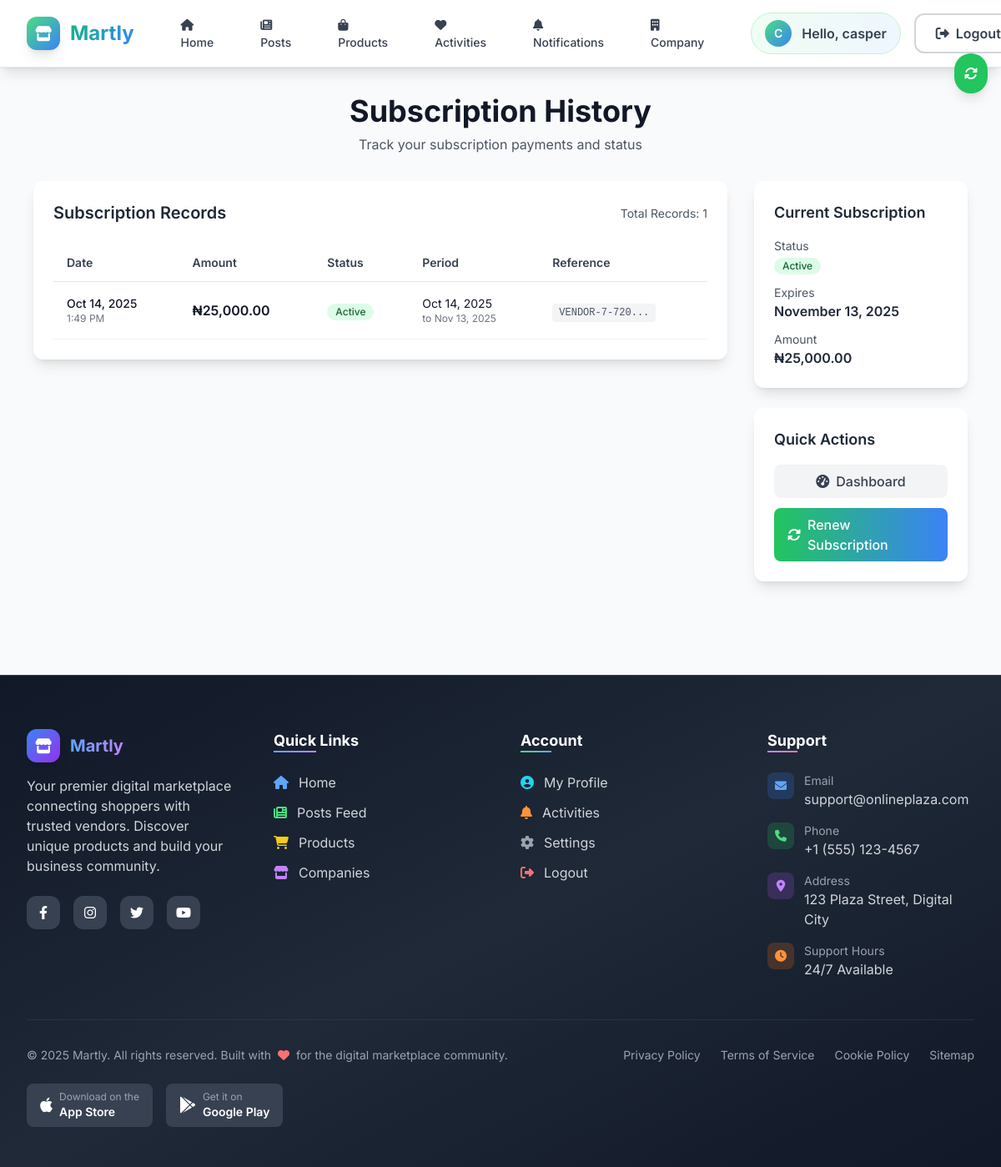
The page /company/subscription-history.php (signed in) on the database its author committed.
### tables this page shows
CREATE TABLE `users` (
  `id` int(11) NOT NULL,
  `username` varchar(50) NOT NULL,
  `email` varchar(100) NOT NULL,
  `password` varchar(255) NOT NULL,
  `first_name` varchar(50) DEFAULT NULL,
  `last_name` varchar(50) DEFAULT NULL,
  `profile_picture` varchar(255) DEFAULT NULL,
  `user_type` enum('customer','vendor') DEFAULT 'customer',
  `referral_code` varchar(20) DEFAULT NULL,
  `referred_by` int(11) DEFAULT NULL,
  `created_at` timestamp NOT NULL DEFAULT current_timestamp(),
  `updated_at` timestamp NOT NULL DEFAULT current_timestamp() ON UPDATE current_timestamp(),
  `referred_count` int(11) DEFAULT 0
);

CREATE TABLE `vendor_subscriptions` (
  `id` int(11) NOT NULL,
  `user_id` int(11) NOT NULL,
  `company_id` int(11) NOT NULL,
  `paystack_reference` varchar(100) NOT NULL,
  `amount` decimal(10,2) NOT NULL,
  `status` enum('active','expired','cancelled') DEFAULT 'active',
  `start_date` datetime NOT NULL,
  `expiry_date` datetime NOT NULL,
  `created_at` datetime DEFAULT current_timestamp(),
  `updated_at` datetime DEFAULT current_timestamp() ON UPDATE current_timestamp()
);

### company/subscription-history.php (the view, shortened to what the rows shown need)
<?php
require_once '../includes/config.php';
$currentUser = getCurrentUser();
$stmt = $pdo->prepare("SELECT * FROM companies WHERE user_id = ?");
$stmt->execute([$currentUser['id']]);
$company = $stmt->fetch();
$historyStmt = $pdo->prepare("
    SELECT * FROM vendor_subscriptions
    WHERE company_id = ?
    ORDER BY created_at DESC
");
$historyStmt->execute([$company['id']]);
$subscriptionHistory = $historyStmt->fetchAll();
$currentStmt = $pdo->prepare("SELECT * FROM vendor_subscriptions WHERE company_id = ? AND status = 'active' ORDER BY created_at DESC LIMIT 1");
$currentStmt->execute([$company['id']]);
$currentSubscription = $currentStmt->fetch();
?>
<!DOCTYPE html>
<html lang="en">
<head>
    <script src="https://cdn.tailwindcss.com"></script>
    <link rel="stylesheet" href="https://cdnjs.cloudflare.com/ajax/libs/font-awesome/6.4.0/css/all.min.css">
</head>
<body class="bg-gray-50 min-h-screen">
    <?php require_once '../includes/header.php'; ?>
    <div class="max-w-6xl mx-auto px-4 py-8">
        <div class="text-center mb-8">
            <h1 class="text-3xl md:text-4xl font-bold text-gray-900 mb-2">Subscription History</h1>
        </div>
        <div class="grid grid-cols-1 lg:grid-cols-4 gap-8">
            <div class="lg:col-span-3">
                <div class="bg-white rounded-xl shadow-lg p-6">
                    <div class="flex flex-col sm:flex-row sm:items-center sm:justify-between mb-6">
                        <h2 class="text-xl font-semibold text-gray-800">Subscription Records</h2>
                    </div>
                    <?php if ($subscriptionHistory): ?>
                        <div class="overflow-x-auto">
                            <table class="w-full">
                                <thead>
                                    <tr class="border-b border-gray-200">
                                        <th class="text-left py-3 px-4 text-sm font-semibold text-gray-700">Date</th>
                                        <th class="text-left py-3 px-4 text-sm font-semibold text-gray-700">Amount</th>
                                        <th class="text-left py-3 px-4 text-sm font-semibold text-gray-700">Status</th>
                                        <th class="text-left py-3 px-4 text-sm font-semibold text-gray-700">Period</th>
                                        <th class="text-left py-3 px-4 text-sm font-semibold text-gray-700">Reference</th>
                                    </tr>
                                </thead>
                                <tbody>
                                    <?php foreach ($subscriptionHistory as $subscription): ?>
                                        <tr class="border-b border-gray-100 hover:bg-gray-50 transition">
                                            <td class="py-4 px-4">
                                                <div class="text-sm font-medium text-gray-900">
                                                    <?php echo date('M j, Y', strtotime($subscription['created_at'])); ?>
                                                </div>
                                                <div class="text-xs text-gray-500">
                                                    <?php echo date('g:i A', strtotime($subscription['created_at'])); ?>
                                                </div>
                                            </td>
                                            <td class="py-4 px-4">
                                                <span class="font-semibold text-gray-900">
                                                    ₦<?php echo number_format($subscription['amount'], 2); ?>
                                                </span>
                                            </td>
                                            <td class="py-4 px-4">
                                                <?php
                                                    $statusColors = [
                                                        'active' => 'bg-green-100 text-green-800',
                                                        'expired' => 'bg-red-100 text-red-800',
                                                        'pending' => 'bg-yellow-100 text-yellow-800',
                                                        'failed' => 'bg-gray-100 text-gray-800'
                                                    ];
                                                    $color = $statusColors[$subscription['status']] ?? 'bg-gray-100 text-gray-800';
                                                ?>
                                                <span class="inline-flex items-center px-2.5 py-0.5 rounded-full text-xs font-medium <?php echo $color; ?>">
                                                    <?php echo ucfirst($subscription['status']); ?>
                                                </span>
                                            </td>
                                            <td class="py-4 px-4">
                                                <div class="text-sm text-gray-900">
                                                    <?php echo date('M j, Y', strtotime($subscription['start_date'])); ?>
                                                </div>
                                                <div class="text-xs text-gray-500">
                                                    to <?php echo date('M j, Y', strtotime($subscription['expiry_date'])); ?>
                                                </div>
                                            </td>
                                            <td class="py-4 px-4">
                                                <span class="text-xs font-mono text-gray-600 bg-gray-100 px-2 py-1 rounded">
                                                    <?php echo substr($subscription['paystack_reference'], 0, 12) . '...'; ?>
                                                </span>
                                            </td>
                                        </tr>
                                    <?php endforeach; ?>
                                </tbody>
                            </table>
                        </div>
                    <?php endif; ?>
                </div>
            </div>
            <div class="lg:col-span-1">
                <?php if ($currentSubscription): ?>
                    <div class="bg-white rounded-xl shadow-lg p-6 mb-6">
                        <h3 class="text-lg font-semibold text-gray-800 mb-4">Current Subscription</h3>
                        <div class="space-y-3">
                            <div>
                                <p class="text-sm text-gray-600">Status</p>
                                <span class="inline-flex items-center px-2.5 py-0.5 rounded-full text-xs font-medium bg-green-100 text-green-800">
                                    Active
                                </span>
                            </div>
                            <div>
                                <p class="text-sm text-gray-600">Expires</p>
                                <p class="font-semibold text-gray-800">
                                    <?php echo date('F j, Y', strtotime($currentSubscription['expiry_date'])); ?>
                                </p>
                            </div>
                            <div>
                                <p class="text-sm text-gray-600">Amount</p>
                                <p class="font-semibold text-gray-800">
                                    ₦<?php echo number_format($currentSubscription['amount'], 2); ?>
                                </p>
                            </div>
                        </div>
                    </div>
                <?php endif; ?>
            </div>
        </div>
    </div>
    <?php require_once '../includes/footer.php'; ?>
</body>
</html>

### includes/header.php (shortened to what the rows shown need)
<?php
require_once 'config.php';
$currentUser = getCurrentUser();
$unreadActivityCount = isLoggedIn() ? getUnreadActivityCount() : 0;
?>
<!DOCTYPE html>
<html lang="en">
<head>
    <script src="https://cdn.tailwindcss.com"></script>
    <link rel="stylesheet" href="https://cdnjs.cloudflare.com/ajax/libs/font-awesome/6.4.0/css/all.min.css">
    <link rel="stylesheet" href="/online-plaza/assets/css/style.css">
</head>
<body class="bg-gray-50">
    <nav class="nav-blur shadow-lg sticky top-0 border-b border-gray-200 z-30">
        <div class="w-full mx-auto nav-container">
            <div class="flex justify-between items-center h-14 md:h-16 lg:h-20 px-3 sm:px-4 lg:px-8">
                <div class="hidden md:flex items-center space-x-2 lg:space-x-4 flex-shrink-0 user-actions">
                    <?php if (isLoggedIn()): ?>
                        <div class="flex items-center space-x-2 lg:space-x-3 px-2 lg:px-4 py-1 lg:py-2 bg-gradient-to-r from-green-50 to-blue-50 rounded-full border border-green-200 user-avatar-container">
                            <div class="w-6 h-6 lg:w-8 lg:h-8 bg-gradient-to-br from-green-400 to-blue-500 rounded-full flex items-center justify-center text-white font-semibold text-xs lg:text-sm user-avatar">
                                <?php echo strtoupper(substr($currentUser['first_name'] ?? $currentUser['username'], 0, 1)); ?>
                            </div>
                            <span class="text-gray-700 font-semibold text-sm lg:text-base user-greeting">Hello, <?php echo htmlspecialchars($currentUser['first_name'] ?? $currentUser['username']); ?></span>
                        </div>
                        <a href="/online-plaza/auth/logout.php" class="px-3 lg:px-6 py-1 lg:py-2.5 font-semibold text-gray-700 hover:text-red-600 border-2 border-gray-300 hover:border-red-400 rounded-xl transition-all duration-300 text-sm lg:text-base logout-btn">
                            <i class="fas fa-sign-out-alt mr-1 lg:mr-2"></i>Logout
                        </a>
                    <?php endif; ?>
                </div>
            </div>
        </div>
    </nav>

### rows shown on the page
users: first_name "C", first_name "casper"
vendor_subscriptions: created_at "Oct 14, 2025", created_at "1:49 PM", amount "25,000.00", status "Active", start_date "Oct 14, 2025", expiry_date "Nov 13, 2025", paystack_reference "VENDOR-7-720", expiry_date "November 13, 2025"

### other values the page prints
count($subscriptionHistory) "1"
